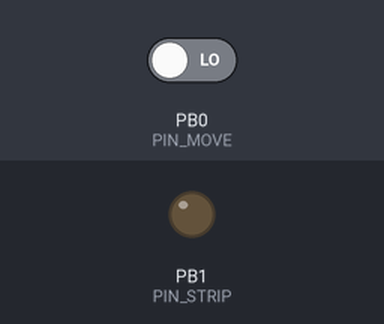
Simulated run of this program. Board: ATtiny85, built with avr-gcc and emulated at 8 MHz. Shown: output pins drawn as LEDs (lit = HIGH). The inputs (shaded band) are chosen by the test bench; at power-on: PB0 (PIN_MOVE) LOW.

Above: at 3.8 s.
3.9 s: PB0 (PIN_MOVE) driven HIGH
At 4.37 s:
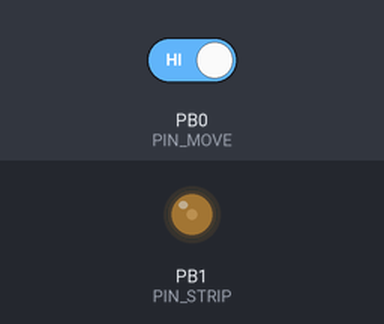
At 6.4 s:
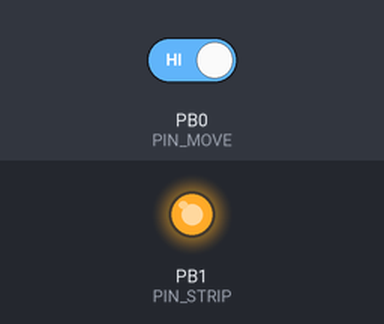
Timing chart, 0 to 7.9 s (numbered marks = the images above; inputs shaded):
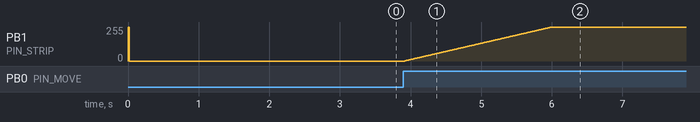

Measured:
- after the input at 3.9 s, PB1 (PIN_STRIP): moves from 0/255 to 255/255 over 2.1 s, starting at once

The program:

main.c
```c
/*
 * Controller code for a device that reads analog sensor values and sleeps
 * while it isn't used. Check the README at Github for more information.
 *
 * Written by Gregor Ottmann, https://github.com/Zappes
 */
#include <avr/io.h>
#include <avr/interrupt.h>

#include "config.h"
#include "motion.h"
#include "timer.h"

void init() {
	DDR &= ~_BV(PIN_LIGHT | PIN_MOVE);
}

int main(void)
{
	// disable interrupt
	cli();

	init();
	timer_init();
	motion_init();

	// enable interrupt
	sei();

	while(1)
	{
	}

	return 0;
}
```

adc.c
```c
/*
 * adc.c
 *
 *  Created on: 04.03.2015
 *      Author: zaphod
 */
#include <avr/io.h>

#include "config.h"
#include "adc.h"

uint8_t adc_read_byte(uint8_t channel) {
	// left-adjust result, use vcc as ref voltage, select channel as provided
	ADMUX = _BV(ADLAR) | (channel & 0x0F);

	// enable ADC, set prescaler to 64
	ADCSRA = _BV(ADEN) | _BV(ADPS2) | _BV(ADPS1);

	// start conversion
	ADCSRA |= (1 << ADSC);

	// wait for completion of conversion
	while (ADCSRA & (1 << ADSC) );

	// read result. we just use 8 bit resolution and have ADLAR set, so we only need ADCH
	uint8_t result = ADCH;

	// disable ADC (saves power)
	ADCSRA = 0;

	return result;
}
```

adc.h
```c
/*
 * adc.h
 *
 *  Created on: 04.03.2015
 *      Author: zaphod
 */

#ifndef ADC_H_
#define ADC_H_

#include <avr/io.h>

uint8_t adc_read_byte(uint8_t channel);

#endif /* ADC_H_ */
```

motion.c
```c
/*
 * motion.c
 *
 *  Created on: 04.03.2015
 *      Author: zaphod
 */

#include <avr/io.h>
#include <avr/interrupt.h>

#include "config.h"
#include "motion.h"
#include "timer.h"
#include "adc.h"

void motion_init() {
	GIMSK = _BV(PCIE);
	PCMSK = _BV(PCINT0);
}

ISR(PCINT0_vect) {
	// only trigger on high level!
	if(PIN & _BV(PIN_MOVE)) {
		if(adc_read_byte(ADC_TRIM) <= adc_read_byte(ADC_LIGHT)) {
			timer_start();
		}
	}
}
```

motion.h
```c
/*
 * motion.h
 *
 *  Created on: 04.03.2015
 *      Author: zaphod
 */

#ifndef MOTION_H_
#define MOTION_H_

void motion_init();

#endif /* MOTION_H_ */
```

timer.c
```c
/*
 * timer.c
 *
 *  Created on: 04.03.2015
 *      Author: zaphod
 */

#include <avr/io.h>
#include <avr/interrupt.h>

#include "config.h"
#include "timer.h"

volatile uint16_t delay = TIMER_DELAY;

#define DIR_NONE	0
#define DIR_DOWN	1
#define DIR_UP		2

volatile uint8_t brightness = 0;
volatile uint8_t direction = DIR_NONE;

void timer_init() {
	// enable output for the strip
	DDR |= _BV(PIN_STRIP);

	// output PWM on OC0B/PB1, Fast PWM, inverting mode
	TCCR0A |= _BV(COM0B0) | _BV(COM0B1) | _BV(WGM00) | _BV(WGM01);

	// prescaler set to 256, giving a frequency of 32khz for the counter and a pwm freq of 122hz
	TCCR0B |= _BV(CS02);

	// enable interrupt on overflow
	TIMSK |= _BV(TOIE0);

	// strip off
	OCR0B = 0;
}

void timer_start() {
	cli();
	delay = TIMER_DELAY;
	direction = DIR_UP;

	sei();
}

ISR(TIMER0_OVF_vect) {
	if (delay == 0) {
		if(PIN & _BV(PIN_MOVE)) {
			// if the delay ran out but the PIR is still high, we keep the lights on for a bit longer.
			// this is needed because the PIR just keeps a high level instead of sending pulses if
			// movement keeps occurring.
			delay = 10;
		}
		else {
			direction = DIR_DOWN;
		}
	} else {
		delay--;
	}

	if (direction == DIR_UP && brightness < 0xFF) {
		brightness++;
	} else if (direction == DIR_DOWN && brightness > 0x00) {
		brightness--;
	}

	OCR0B = 0xFF - brightness;
}
```

timer.h
```c
/*
 * timer.h
 *
 *  Created on: 04.03.2015
 *      Author: zaphod
 */

#ifndef TIMER_H_
#define TIMER_H_

void timer_init();
void timer_start();

#endif /* TIMER_H_ */
```

config.h
```c
#include <avr/io.h>

#define PORT	PORTB
#define PIN		PINB
#define DDR		DDRB

#define PIN_MOVE	PB0
#define PIN_STRIP	PB1

#define PIN_LIGHT	PB3
#define PIN_TRIM	PB4
#define ADC_LIGHT	3
#define ADC_TRIM	2

// the time the light stays on after the last motion detection.
// expressed in timer ticks which have a freq of 122hz, i.e. use 122 for 1 second.
// should be at least 3 seconds because of the re-arming delay of the PIR
#define TIMER_DELAY 366
```
